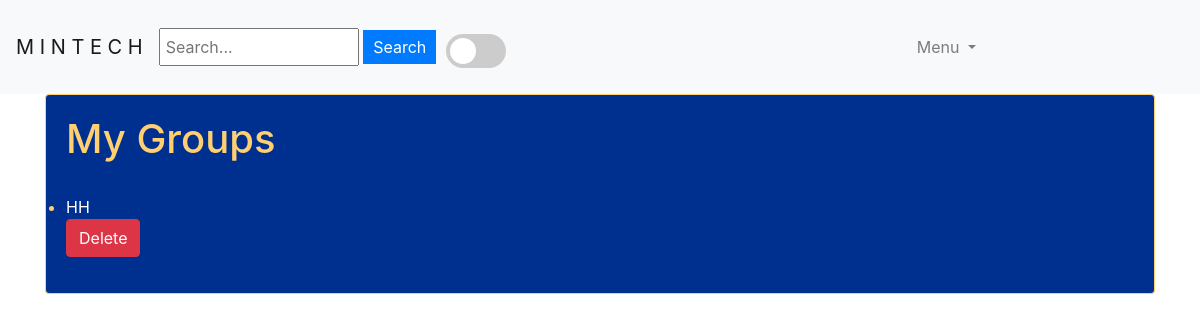
The page /my_groups/ (signed in) on the database as committed earlier.
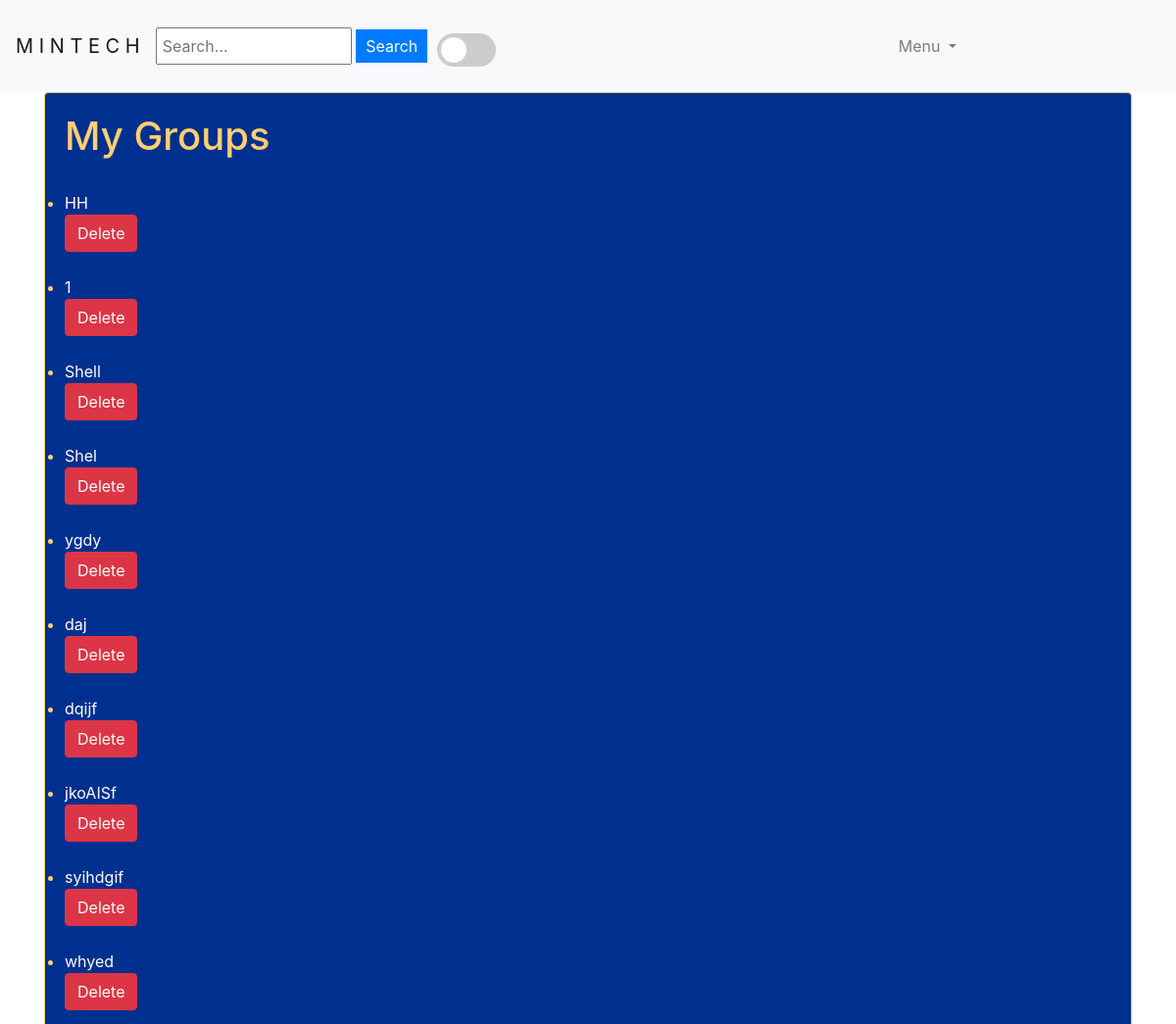
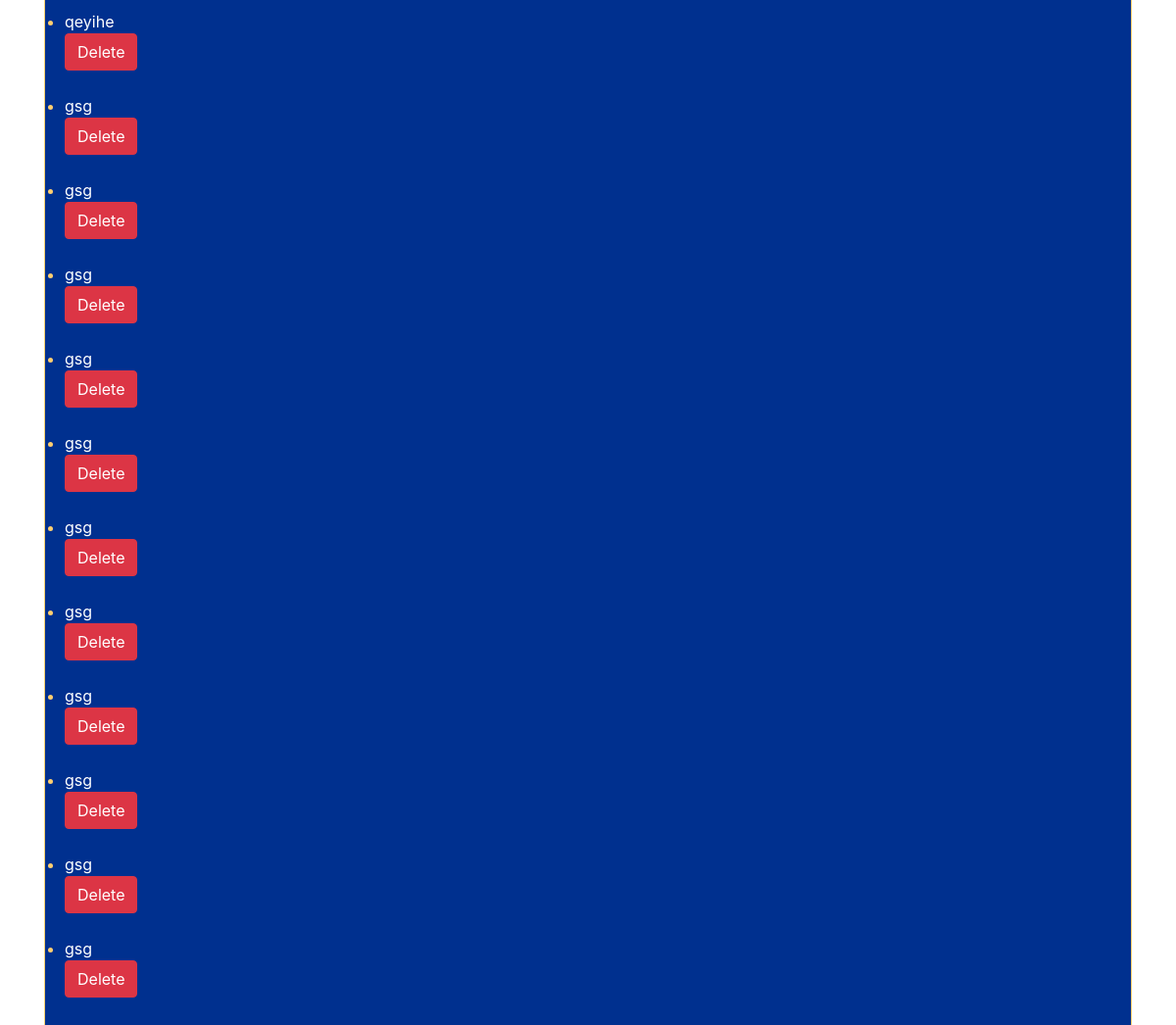
The same page on the database as committed later (2 pictures, top to bottom).
### minsocial/models.py (models this page shows, shortened)
class Group(models.Model):
    name = models.CharField(max_length=100)  # Default value for 'name'
    description = models.TextField(blank=True, null=True,)  # Default value for 'description'
    creator = models.ForeignKey(User, on_delete=models.CASCADE)
    members = models.ManyToManyField(User, related_name='group_members')

### minsocial/views.py (the view)
# urls.py: path('my_groups/', views.my_groups_view, name='my_groups'),
def my_groups_view(request):
    if not request.user.is_authenticated:
        return redirect('login')
    user = request.user
    groups = Group.objects.filter(creator=user)
    return render(request, 'network/my_groups.html', {'groups': groups})

### minsocial/templates/network/my_groups.html (shortened to what this page needs)
{% extends 'network/layout.html' %}
{% block body %}
<div class="container">
  <div class="card">
    <div class="card-body">
      <div class="align-items-center">
  <h1>My Groups</h1>
  {% if groups %}
    <ul>
      {% for group in groups %}
      <br>
        <li>
          <a style="color: white;" href="{% url 'group_detail' group.id %}">{{ group.name }}</a>
          <form method="post" action="{% url 'delete_group' group.id %}">
            <button class="btn btn-danger" type="submit">Delete</button>
          </form>
        </li>
      {% endfor %}
    </ul>
  {% else %}
    <p>No groups created by you.</p>
  {% endif %}
      </div>
    </div>
  </div>
</div>
{% endblock %}

Rows that differ between the two databases and show on the page:
added Group: name "1"
added Group: name "Shell"
added Group: name "Shel"
added Group: name "ygdy"
added Group: name "daj"
added Group: name "dqijf"
added Group: name "jkoAISf"
added Group: name "syihdgif"
added Group: name "whyed"
added Group: name "qeyihe"
added Group: name "gsg"
added Group: name "gsg"
added Group: name "gsg"
added Group: name "gsg"
added Group: name "gsg"
added Group: name "gsg"
added Group: name "gsg"
added Group: name "gsg"
added Group: name "gsg"
added Group: name "gsg"
added Group: name "gsg"
